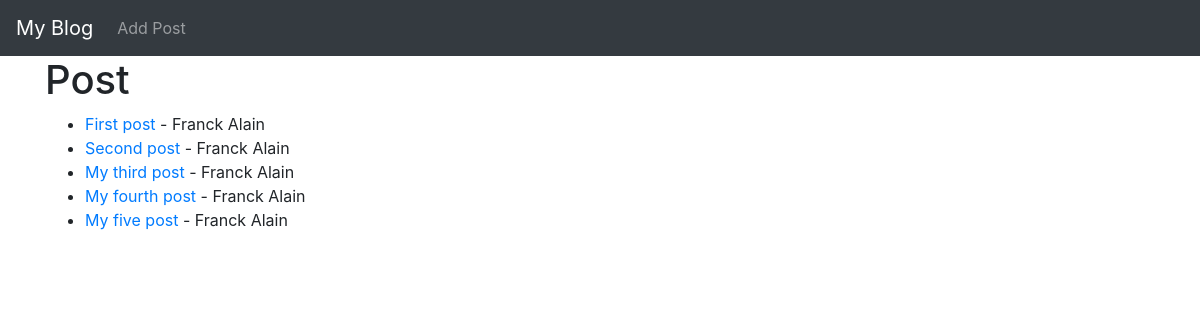
Before: / with the older database file.
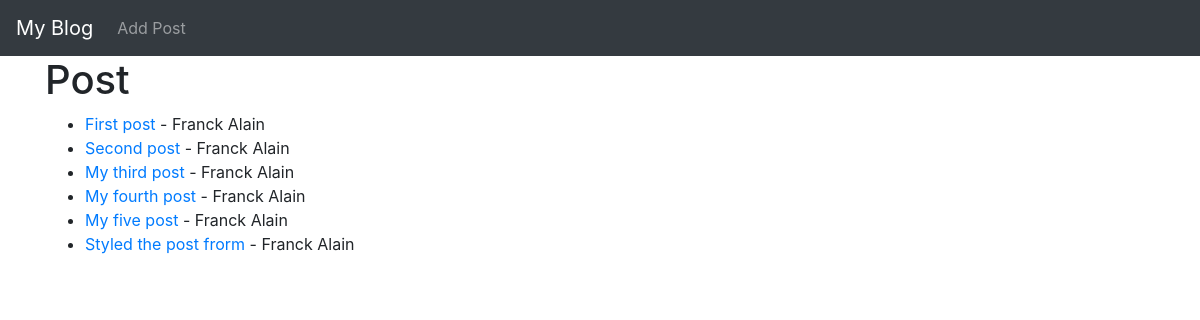
After: the same page with the newer database file.
### blog/models.py (models this page shows, shortened)
class Post(models.Model):
    title = models.CharField(max_length=255)
    title_tag = models.CharField(max_length=255)
    author = models.ForeignKey(User, on_delete=models.CASCADE)
    body = models.TextField()

### blog/views.py (the view)
# urls.py: path('', HomeView.as_view(), name='home'),
class HomeView(ListView):
    model = Post
    template_name = 'blog/home.html'

### blog/templates/blog/home.html
{% extends 'blog/base.html' %}
{% block content %}
<h1>Post</h1>
<ul>
{% for post in object_list %}
    <li><a href="{% url 'article-detail' post.pk %}">{{ post.title }}</a> - {{ post.author.first_name }} {{ post.author.last_name }}<br>
    </li>
{% endfor %}
</ul>
{% endblock %}

Changed rows visible on the page:
added Post: title "Styled the post frorm", author.first_name "Franck", author.last_name "Alain"
